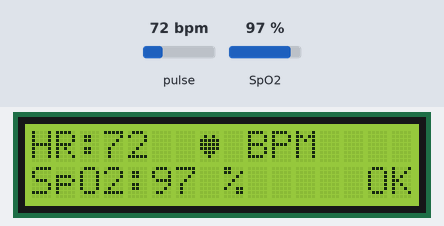
Recording of a sketch running on a simulated ESP8266 (NodeMCU). Shown: 16×2 character LCD. The test bench sets the inputs (shaded band); at power-on: pulse 72 bpm, SpO2 97 %. What the sketch prints to the serial monitor is not drawn.

Above: at 6.3 s.
6.4 s: pulse set to 149 bpm
At 8.0 s:
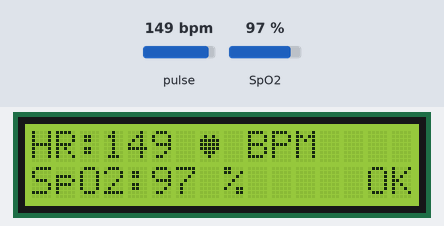
8.3 s: pulse set to 153 bpm
At 9.7 s:
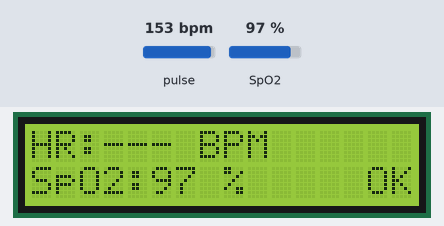
10.0 s: SpO2 set to 100 %
At 11.6 s:
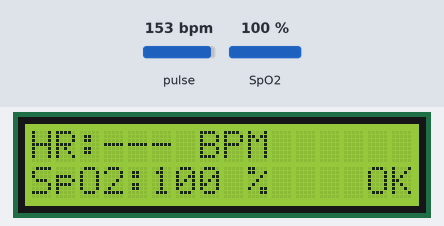
13.0 s: SpO2 set to 80 %
At 15.0 s:
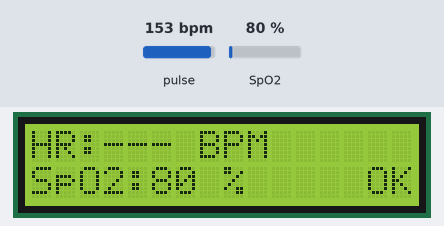
Timing chart, 0 to 16.0 s (numbered marks = the images above; inputs shaded):
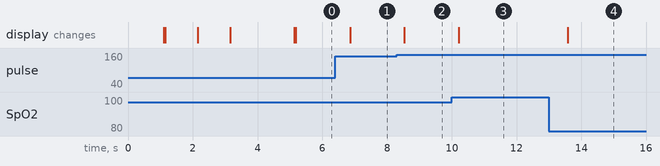

Measured:
- the behaviour switches between 150 and 151 bpm on pulse (found by bisection; images 1 and 2)
- after the input at 6.4 s, the display: changes after 0.46 s (image 1)
- after the input at 8.3 s, the display: changes after 0.24 s (image 2)
- after the input at 10.0 s, the display: changes after 0.22 s (image 3)
- after the input at 13.0 s, the display: changes after 0.58 s (image 4)

The sketch:

oximetercode.ino
```cpp
#include <Wire.h>
#include "MAX30105.h"
#include <LiquidCrystal_I2C.h>

#include "heartRate.h"
#include "spo2_algorithm.h"

MAX30105 particleSensor;

LiquidCrystal_I2C lcd(0x27, 16, 2);

#define BUFFER_SIZE 100
uint32_t irBuffer[BUFFER_SIZE];
uint32_t redBuffer[BUFFER_SIZE];

int32_t spo2 = 0;
int8_t validSPO2 = 0;
int32_t maximHeartRate = 0;
int8_t validHeartRate = 0;

const uint32_t FINGER_ON_THRESHOLD = 50000;
bool fingerWasPresent = false;

unsigned long lastDisplayTime = 0;
const long displayInterval = 500;

void initializeLCD();
void initializeSensor();
void displayWaitingScreen();
void displayReadingScreen();

void setup() {
  Serial.begin(115200);
  Serial.println("Patient Health Monitor Starting...");

  Wire.begin(D2, D1);

  initializeLCD();

  initializeSensor();

  lcd.setCursor(0, 1);
  lcd.print("Initializing.");

  for (int i = 0; i < BUFFER_SIZE; i++) {
    while (particleSensor.available() == false) { particleSensor.check(); }

    redBuffer[i] = particleSensor.getRed();
    irBuffer[i] = particleSensor.getIR();

    particleSensor.nextSample();

    if (i % 25 == 0) {
        lcd.print(".");
    }
  }

  lcd.clear();
  lcd.setCursor(0, 0);
  lcd.print("Place Finger");
  lcd.setCursor(0, 1);
  lcd.print("Ready.");
}

void loop() {
  particleSensor.check();

  if (particleSensor.available() == false) {
    yield();
    return;
  }

  uint32_t irValue = particleSensor.getIR();
  uint32_t redValue = particleSensor.getRed();
  particleSensor.nextSample();

  Serial.print("IR Value: ");
  Serial.println(irValue);


  if (irValue > FINGER_ON_THRESHOLD) {

    fingerWasPresent = true;

    for (int i = 0; i < BUFFER_SIZE - 1; i++) {
      redBuffer[i] = redBuffer[i+1];
      irBuffer[i] = irBuffer[i+1];
    }
    redBuffer[BUFFER_SIZE-1] = redValue;
    irBuffer[BUFFER_SIZE-1] = irValue;

    maxim_heart_rate_and_oxygen_saturation(irBuffer, BUFFER_SIZE, redBuffer,
                                          &spo2, &validSPO2,
                                          &maximHeartRate, &validHeartRate);

    if (millis() - lastDisplayTime > displayInterval) {
      displayReadingScreen();
      lastDisplayTime = millis();
    }

  } else {

    if (fingerWasPresent) {
      maximHeartRate = 0;
      spo2 = 0;
      fingerWasPresent = false;

      displayWaitingScreen();
      lastDisplayTime = millis();
    }

    if (millis() - lastDisplayTime > displayInterval) {
      displayWaitingScreen();
      lastDisplayTime = millis();
    }
  }

  yield();
}

void initializeLCD() {
  byte heart[8] = {
    0b00000,
    0b01010,
    0b11111,
    0b11111,
    0b11111,
    0b01110,
    0b00100,
    0b00000
  };

  lcd.init();
  lcd.backlight();
  lcd.clear();
  lcd.createChar(0, heart);
  lcd.print("System Booting...");
  delay(1000);
}

void initializeSensor() {
  if (particleSensor.begin(Wire, I2C_SPEED_STANDARD) == false) {
    Serial.println("MAX3010x was not found. Please check wiring/address.");
    lcd.clear();
    lcd.print("SENSOR ERROR!");
    for(;;);
  }

  byte ledBrightness = 60;
  byte sampleAverage = 4;
  byte ledMode = 2;
  byte sampleRate = 100;
  int pulseWidth = 411;
  int adcRange = 4096;

  particleSensor.setup(ledBrightness, sampleAverage, ledMode, sampleRate, pulseWidth, adcRange);

  particleSensor.setPulseAmplitudeRed(0x2A);
  particleSensor.setPulseAmplitudeIR(0x2A);

  particleSensor.clearFIFO();
  Serial.println("Sensor initialized.");
}

void displayWaitingScreen() {
  lcd.clear();
  lcd.setCursor(0, 0);
  lcd.print("Place finger");
  lcd.setCursor(0, 1);
  lcd.print("to start reading.");
}

void displayReadingScreen() {
  lcd.clear();

  lcd.setCursor(0, 0);
  lcd.print("HR:");

  const int MAX_PLAUSIBLE_HR = 150;

  if (maximHeartRate > 20 && maximHeartRate <= MAX_PLAUSIBLE_HR && validHeartRate == 1) {
    lcd.print(maximHeartRate);
    lcd.setCursor(7, 0);
    lcd.write(byte(0));
  } else {
    lcd.print("---");
  }
  lcd.print(" BPM");

  lcd.setCursor(0, 1);
  lcd.print("SpO2:");

  if (spo2 > 0 && validSPO2 == 1) {
    lcd.print(spo2);
  } else {
    lcd.print("---");
  }
  lcd.print(" %");

  if (validSPO2 == 1) {
    lcd.setCursor(14, 1);
    lcd.print("OK");
  }
}
```
